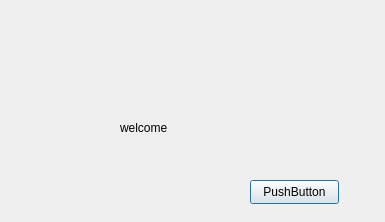
<?xml version="1.0" encoding="UTF-8"?>
<ui version="4.0">
 <class>BootUpDialog</class>
 <widget class="QDialog" name="BootUpDialog">
  <property name="geometry">
   <rect>
    <x>0</x>
    <y>0</y>
    <width>385</width>
    <height>222</height>
   </rect>
  </property>
  <property name="windowTitle">
   <string>Dialog</string>
  </property>
  <widget class="QLabel" name="welcome">
   <property name="geometry">
    <rect>
     <x>120</x>
     <y>120</y>
     <width>111</width>
     <height>16</height>
    </rect>
   </property>
   <property name="text">
    <string>welcome</string>
   </property>
  </widget>
  <widget class="QPushButton" name="ok">
   <property name="geometry">
    <rect>
     <x>250</x>
     <y>180</y>
     <width>89</width>
     <height>24</height>
    </rect>
   </property>
   <property name="text">
    <string>PushButton</string>
   </property>
  </widget>
 </widget>
 <resources/>
 <connections/>
</ui>
